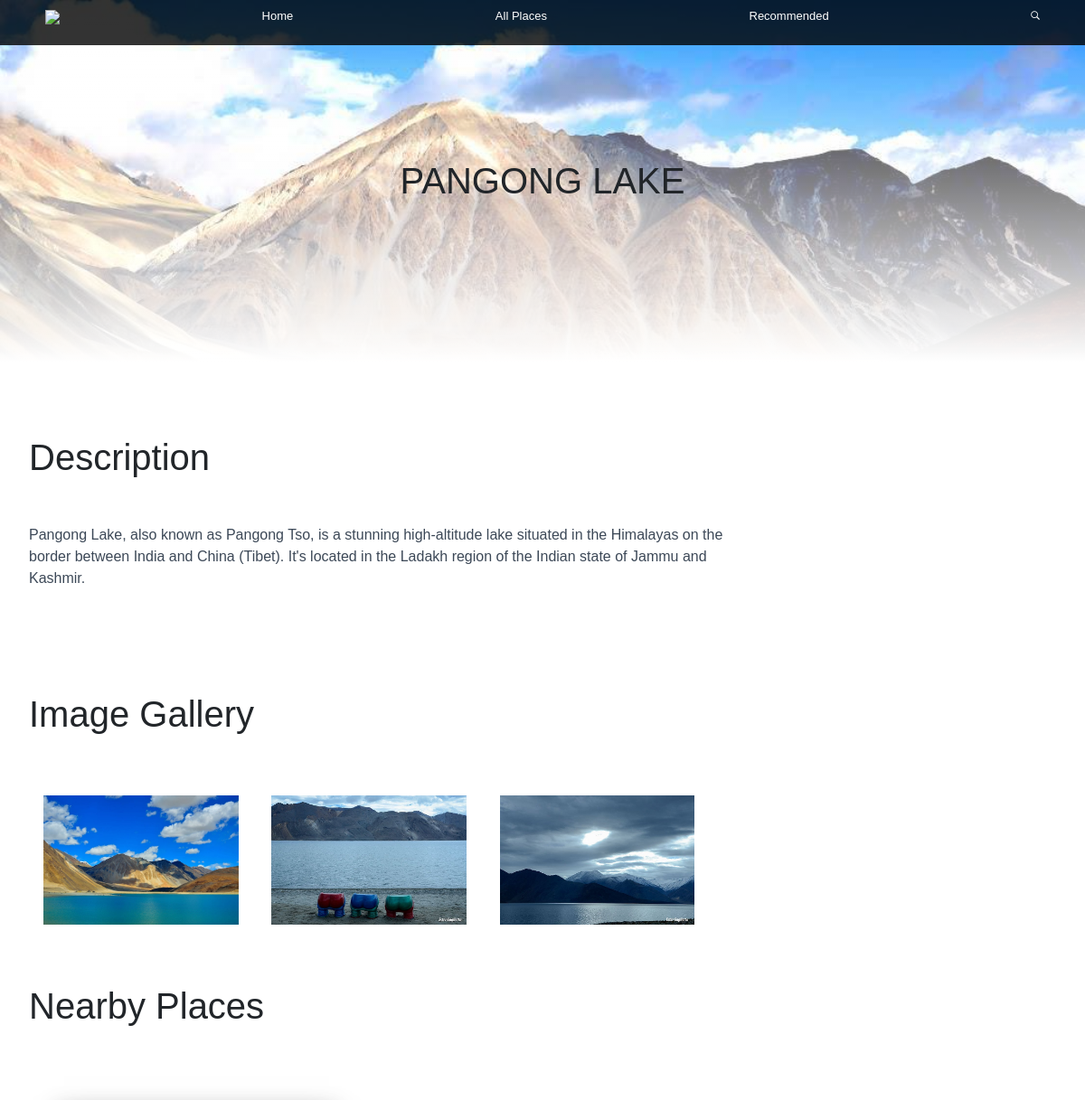
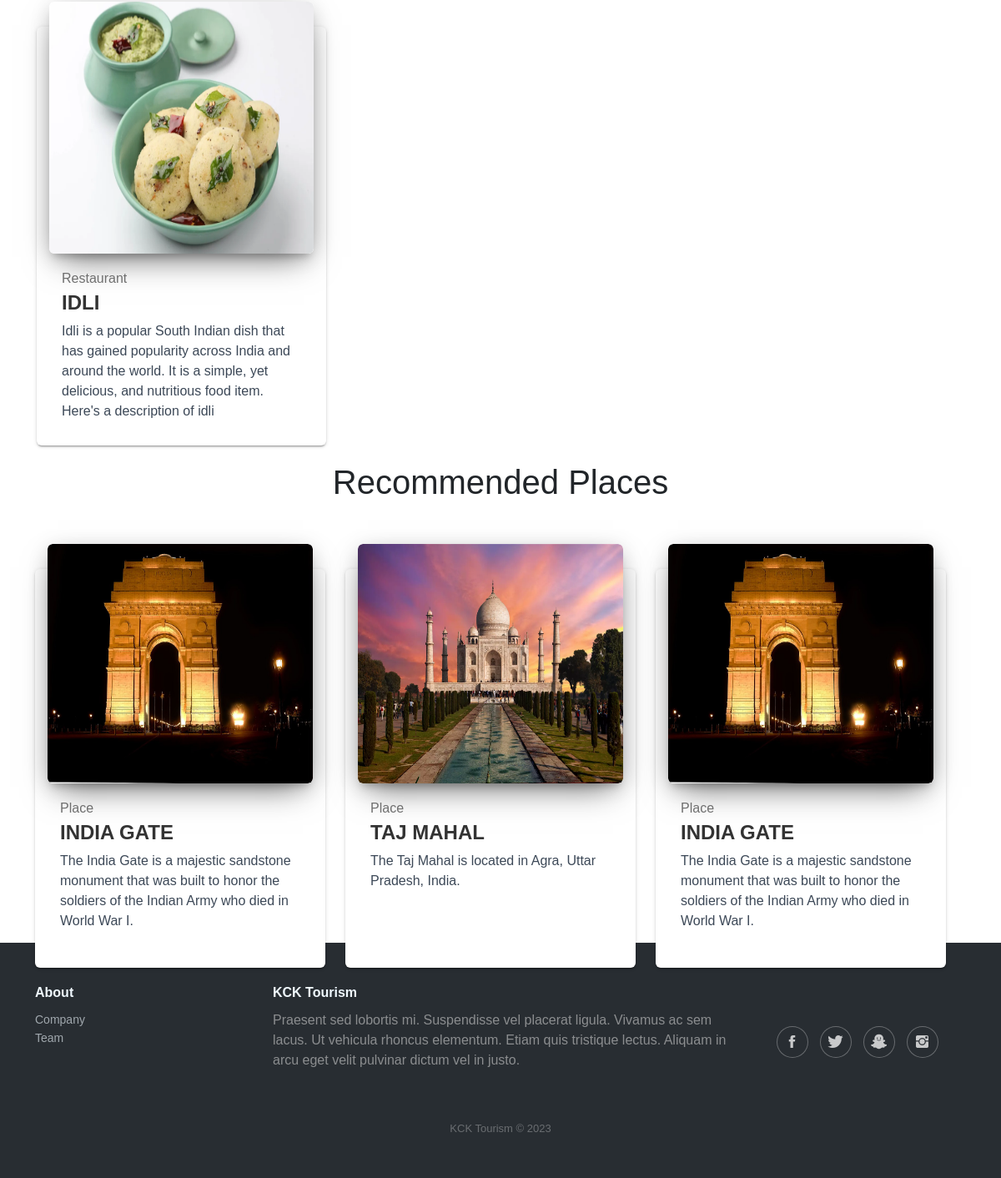
Page /place/3/ on the committed database (2 pictures, top to bottom).
### app/models.py (models this page shows, shortened)
class Place(models.Model):
    place_id = models.AutoField(primary_key=True)
    name = models.CharField(verbose_name="Name", max_length=100, null=False)
    address = models.CharField(verbose_name="Address", max_length=500, null=False)
    lat = models.CharField(verbose_name="Latitude", max_length=100)
    long = models.CharField(verbose_name="Longitude", max_length=100)
    desc = models.CharField(verbose_name="Description", max_length=500, null=False)
    img = models.ImageField(verbose_name="Cover image", upload_to=settings.MEDIA_ROOT, null=True)
    img0 = models.ImageField(verbose_name="Image", upload_to=settings.MEDIA_ROOT, null=True)
    img1 = models.ImageField(verbose_name="Image", upload_to=settings.MEDIA_ROOT, null=True)
    img2 = models.ImageField(verbose_name="Image", upload_to=settings.MEDIA_ROOT, null=True)

class Nearby(models.Model):
    CATEGORIES = [
        ("Hotel", "Hotel"),
        ("Museums", "Museums"),
        ("Speciality", "Speciality"),
        ("Shop", "Shop"),
        ("Home", "Home"),
    ]
    name = models.CharField(verbose_name="Name", max_length=100)
    fk = models.ForeignKey("Place", on_delete=models.CASCADE)
    category = models.CharField(verbose_name="Category", choices=CATEGORIES, max_length=100)
    address = models.CharField(verbose_name="Address", max_length=500, null=False)
    lat = models.CharField(verbose_name="Latitude", max_length=100)
    long = models.CharField(verbose_name="Longitude", max_length=100)
    desc = models.CharField(verbose_name="Description", max_length=500, null=False)
    img = models.ImageField(verbose_name="Cover image", upload_to=settings.MEDIA_ROOT, null=True)
    nearby_id = models.CharField(verbose_name="Slug", max_length=250, default="s")

### app/views.py (the view)
# urls.py: path('place/<int:place_id>/', views.place, name="place"),
def place(request, place_id):
    placesall = Place.objects.all()[:3]
    rand_places = []
    for i in range(3):
        rand_place = rand_places.append(random.choice(placesall))
    places = Place.objects.filter(place_id=place_id)
    nearby = Nearby.objects.filter(fk=places[0])
    context = {
        "places": places,
        "nearby": nearby,
        "rand1": rand_places[0],
        "rand2": rand_places[1],
        "rand3": rand_places[2]
    }
    return render(request, "place.html", context)

### templates/place.html (shortened to what this page needs)
{% load static %}
<!DOCTYPE html>
<html lang="en">
  <head>
    <link
      rel="stylesheet"
      href="{% static 'assets/bootstrap/css/bootstrap.min.css' %}"
    />
    <link
      rel="stylesheet"
      href="{% static 'assets/fonts/ionicons.min.css' %}"
    />
    <link rel="stylesheet" href="{% static 'assets/css/Footer-Dark.css' %}" />
    <link
      rel="stylesheet"
      href="{% static 'assets/css/Navbar---Apple-1.css' %}"
    />
    <link
      rel="stylesheet"
      href="{% static 'assets/css/Navbar---Apple.css' %}"
    />
    <link
      rel="stylesheet"
      href="{% static 'assets/css/Responsive-UI-Card.css' %}"
    />
    <link rel="stylesheet" href="{% static 'assets/css/styles.css' %}" />
  </head>
  <body>
    <nav
      class="navbar navbar-dark navbar-expand-md fixed-top bg-dark navbar--apple"
      style="
        width: 100%;
        height: auto;
        box-sizing: border-box;
        padding: 0px;
        display: flex;
        align-items: center;
        justify-content: center;
      "
    >
      <div class="container">
        <div class="collapse navbar-collapse" id="menu">
          <ul
            class="navbar-nav flex-grow-1 justify-content-between"
            style="height: auto; display: flex; align-items: center"
          >
            <li class="nav-item d-none d-xs-block d-md-block">
              <a class="nav-link" href="/" style="height: auto; width: auto"
                ><img
                  src="{% static 'assets/img/Logo%20Tourism.png' %}"
                  style="width: 3em"
              /></a>
            </li>
            <li class="nav-item">
              <a class="nav-link" href="/">Home</a>
            </li>
            <li class="nav-item">
              <a class="nav-link" href="/all/">All Places</a>
            </li>
            <li class="nav-item">
              <a class="nav-link" href="#">Recommended</a>
            </li>
            <li class="nav-item d-none d-xs-block d-md-block">
              <a class="nav-link" href="/home#section1"
                ><i class="icon ion-ios-search-strong"></i
              ></a>
            </li>
          </ul>
        </div>
      </div>
    </nav>
    {% for place in places %}
    <img
      src="{{place.img.url}}"
      style="
        width: 100%;
        height: auto;
        background-repeat: no-repeat;
        background-size: cover;
        position: fixed;
        z-index: -1;
      "
    />
    {% endfor %}
    <div
      style="
        display: flex;
        width: 100vw;
        height: 50vh;
        background-image: linear-gradient(to bottom, transparent, white);
        align-items: center;
        justify-content: center;
        flex-direction: column;
        max-width: 100%;
      "
    >
      {% for place in places %}
      <h1 style="margin: 0px">{{place.name}}</h1>
      {% endfor %}
    </div>
    <div
      style="
        display: flex;
        width: 100%;
        height: auto;
        background-color: white;
        padding: 0;
        flex-direction: column;
        align-items: center;
        box-sizing: border-box;
        max-width: 100vw;
      "
    >
      <div style="width: 100%; align-items: flex-start; padding: 2em;">
        <h1 style="width: auto; text-align: start;">Description</h1>
        {% for place in places %}
        <p style="width: 70%;">{{place.desc}}</p>
        {% endfor %}
        <br>
        <br>
        <h1 style="width: auto; text-align: start;">Image Gallery</h1>
        <div class="gal" style="width: 95%; box-sizing: border-box; overflow: hidden;">
          {% for place in places %}
          <img src="{{place.img0.url}}" style="width: 20%; margin: 1em;">
          <img src="{{place.img1.url}}" style="width: 20%; margin: 1em;">
          <img src="{{place.img2.url}}" style="width: 20%; margin: 1em;">
          {% endfor %}
        </div>
        <h1 style="width: auto; text-align: start;">Nearby Places</h1>
        <div class="container">
          <div
            class="row"
            style="display: grid; grid-template-columns: 1fr 1fr 1fr; width: 100%"
          >
          {% for place in nearby %}
          <div class="col-md-4" style="width: 100%; height: 100%; margin-top: 2em;">
              <div class="blog-card blog-card-blog" style="height: 100%;">
              <div class="blog-card-image">
                  <a href="{{place.name}}">
                  <img class="img" src="{{place.img.url}}" />
                  </a>
              </div>
              <div class="blog-table">
                  <h6 class="blog-category blog-text-success">{{place.category}}</h6>
                  <h4 class="blog-card-caption">
                  <a href="/nearby/{{place.nearby_id}}/">{{place.name}}</a>
                  </h4>
                  <p class="blog-card-description">{{place.desc}}</p>
              </div>
              </div>
          </div>
          {% endfor %}
          </div>
        </div>
      </div>
      <h1>Recommended Places</h1>
      <div class="container" style="width: 100%;">
        <div
          class="row"
          style="display: grid; grid-template-columns: 1fr 1fr 1fr; width: 100%"
        >
        <div class="col-md-4" style="width: 100%; height: 100%;">
            <div class="blog-card blog-card-blog" style="height: 100%;">
            <div class="blog-card-image">
                <a href="{{rand1.name_id}}">
                <img class="img" src="{{rand1.img.url}}" />
                </a>
            </div>
            <div class="blog-table">
                <h6 class="blog-category blog-text-success">Place</h6>
                <h4 class="blog-card-caption">
                <a href="/place/{{rand1.place_id}}">{{rand1.name}}</a>
                </h4>
                <p class="blog-card-description">{{rand1.desc}}</p>
            </div>
            </div>
        </div>
        <div class="col-md-4" style="width: 100%; height: 100%;">
            <div class="blog-card blog-card-blog" style="height: 100%;">
            <div class="blog-card-image">
                <a href="{{rand2.name_id}}">
                <img class="img" src="{{rand2.img.url}}" />
                </a>
            </div>
            <div class="blog-table">
                <h6 class="blog-category blog-text-success">Place</h6>
                <h4 class="blog-card-caption">
                <a href="/place/{{rand2.place_id}}">{{rand2.name}}</a>
                </h4>
                <p class="blog-card-description">{{rand2.desc}}</p>
            </div>
            </div>
        </div>
        <div class="col-md-4" style="width: 100%; height: 100%;">
            <div class="blog-card blog-card-blog" style="height: 100%;">
            <div class="blog-card-image">
                <a href="{{rand3.name_id}}">
                <img class="img" src="{{rand3.img.url}}" />
                </a>
            </div>
            <div class="blog-table">
                <h6 class="blog-category blog-text-success">Place</h6>
                <h4 class="blog-card-caption">
                <a href="/place/{{rand3.place_id}}">{{rand1.name}}</a>
                </h4>
                <p class="blog-card-description">{{rand3.desc}}</p>
            </div>
            </div>
        </div>
        </div>
        </div>
    <footer class="footer-dark" style="width: 100%">
      <div class="container">
        <div class="row">
          <div class="col-sm-6 col-md-3 item">
            <h3>About</h3>
            <ul>
              <li><a href="#">Company</a></li>
              <li><a href="#">Team</a></li>
            </ul>
          </div>
          <div class="col-md-6 item text">
            <h3>KCK Tourism</h3>
            <p style="color: #cdcdcd">
              Praesent sed lobortis mi. Suspendisse vel placerat ligula. Vivamus
              ac sem lacus. Ut vehicula rhoncus elementum. Etiam quis tristique
              lectus. Aliquam in arcu eget velit pulvinar dictum vel in justo.
            </p>
          </div>
          <div
            class="col item social"
            style="display: flex; align-items: center; justify-content: center"
          >
            <a href="#"><i class="icon ion-social-facebook"></i></a
            ><a href="#"><i class="icon ion-social-twitter"></i></a
            ><a href="#"><i class="icon ion-social-snapchat"></i></a
            ><a href="#"><i class="icon ion-social-instagram"></i></a>
          </div>
        </div>
        <p class="copyright" style="color: rgb(255, 255, 255)">
          KCK Tourism © 2023
        </p>
      </div>
    </footer>
  </body>
</html>

### static/assets/css/Footer-Dark.css (style rules this page uses)
.footer-dark { padding: 50px 0; color: #f0f9ff; background-color: #282d32; }
.footer-dark h3 { margin-top: 0; margin-bottom: 12px; font-weight: bold; font-size: 16px; }
.footer-dark ul { padding: 0; list-style: none; line-height: 1.6; font-size: 14px; margin-bottom: 0; }
.footer-dark ul a { color: inherit; text-decoration: none; opacity: 0.6; }
.footer-dark .item.text { margin-bottom: 36px; }
.footer-dark .item.text p { opacity: 0.6; margin-bottom: 0; }
.footer-dark .item.social { text-align: center; }
.footer-dark .item.social > a { font-size: 20px; width: 36px; height: 36px; line-height: 36px; display: inline-block; text-align: center; border-radius: 50%; box-shadow: 0 0 0 1px rgba(255,255,255,0.4); margin: 0 8px; color: #fff; opacity: 0.75; }
.footer-dark .copyright { text-align: center; padding-top: 24px; opacity: 0.3; font-size: 13px; margin-bottom: 0; }
* { font-family: sans-serif; }

### static/assets/css/Navbar---Apple-1.css (style rules this page uses)
.navbar--apple .nav-link { color: #ffffff !important; font-size: 13px; }
.navbar--apple { background-color: initial !important; }
.navbar--apple::before { background: rgba(0,0,0,0.8); transition: height 0.2s ease-in; height: 50px; position: fixed; top: 0; bottom: 0; left: 0; right: 0; content: ''; z-index: -1; }
@media (min-width: 768px) { .navbar--apple::before { height: 50px !important; } }

### static/assets/css/Navbar---Apple.css (style rules this page uses)
.navbar--apple .nav-link { color: #ffffff !important; font-size: 13px; }
.navbar--apple { background-color: initial !important; }

### static/assets/css/Responsive-UI-Card.css (style rules this page uses)
h1 { text-align: center; margin-bottom: 50px; margin-top: 50px; }
.blog-card-blog { margin-top: 30px; }
.blog-card { display: inline-block; position: relative; width: 100%; margin-bottom: 30px; border-radius: 6px; color: rgba(0, 0, 0, 0.87); background: #fff; box-shadow: 0 2px 2px 0 rgba(0, 0, 0, 0.14), 0 3px 1px -2px rgba(0, 0, 0, 0.2), 0 1px 5px 0 rgba(0, 0, 0, 0.12); }
.blog-card .blog-card-image { height: 60%; position: relative; overflow: hidden; margin-left: 15px; margin-right: 15px; margin-top: -30px; border-radius: 6px; box-shadow: 0 16px 38px -12px rgba(0, 0, 0, 0.56), 0 4px 25px 0px rgba(0, 0, 0, 0.12), 0 8px 10px -5px rgba(0, 0, 0, 0.2); }
.blog-card .blog-card-image img { width: 100%; height: 100%; border-radius: 6px; pointer-events: none; }
.blog-card .blog-table { padding: 15px 30px; }
.blog-table { margin-bottom: 0px; }
.blog-category { position: relative; line-height: 0; margin: 15px 0; }
.blog-text-success { color: #6f6f6f!important; }
.blog-card-blog .blog-card-caption { margin-top: 5px; }
.blog-card-caption { font-weight: 700; font-family: "Roboto Slab", "Times New Roman", serif; }
.blog-card-caption, .blog-card-caption a { color: #333; text-decoration: none; }
p { color: #3C4857; margin-top: 0; margin-bottom: 1rem; }
a { text-decoration: none; }

### rows in the picture
Place: img (picture), name "PANGONG LAKE", desc "Pangong Lake, also known as Pangong Tso, is a stunning high-altitude lake situated in the Himalayas on the border between India and China (Tibet). It's located in the Ladakh region of the Indian state of Jammu and Kashmir.", img0 (picture), img1 (picture), img2 (picture)
Nearby: img (picture), category "Restaurant", name "IDLI", desc "Idli is a popular South Indian dish that has gained popularity across India and around the world. It is a simple, yet delicious, and nutritious food item. Here's a description of idli"
Place: img (picture), name "INDIA GATE", desc "The India Gate is a majestic sandstone monument that was built to honor the soldiers of the Indian Army who died in World War I."
Place: img (picture), name "TAJ MAHAL", desc "The Taj Mahal is located in Agra, Uttar Pradesh, India."
